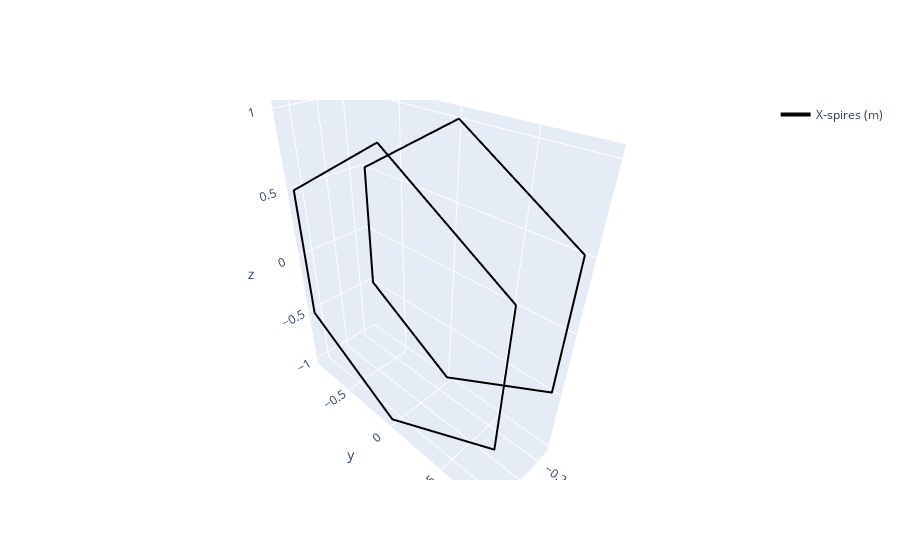

Notebook code for this chart:
### Code cell
##Spawn spires
spire1_x_c, spire2_x_c = test_3.polygonal_spires(Ax, X_coil.h, X_coil.a, num_seg, 6)
f0 = None
f0 = hplot.plot_spires(f0, spire1_x_c, spire2_x_c, color='black', row=None, col=None)

# Plot the square spires
f0.show()

### Figure 1 — Plotly figure (JSON) as saved in the notebook; plotly's stock layout.template omitted (floating-point values rounded to 4 significant figures; data arrays with more than 128 entries replaced by an {"elided": "..."} marker saying what was removed)
{"data": [{"legendgroup": "X-spires (m)", "line": {"color": "black", "width": 4}, "mode": "lines", "name": "X-spires (m)", "showlegend": true, "type": "scatter3d", "x": {"elided": "396 float values"}, "y": {"elided": "396 float values"}, "z": {"elided": "396 float values"}}, {"legendgroup": "X-spires (m)", "line": {"color": "black", "width": 4}, "mode": "lines", "name": "X-spires (m)", "showlegend": false, "type": "scatter3d", "x": {"elided": "396 float values"}, "y": {"elided": "396 float values"}, "z": {"elided": "396 float values"}}], "layout": {}}
